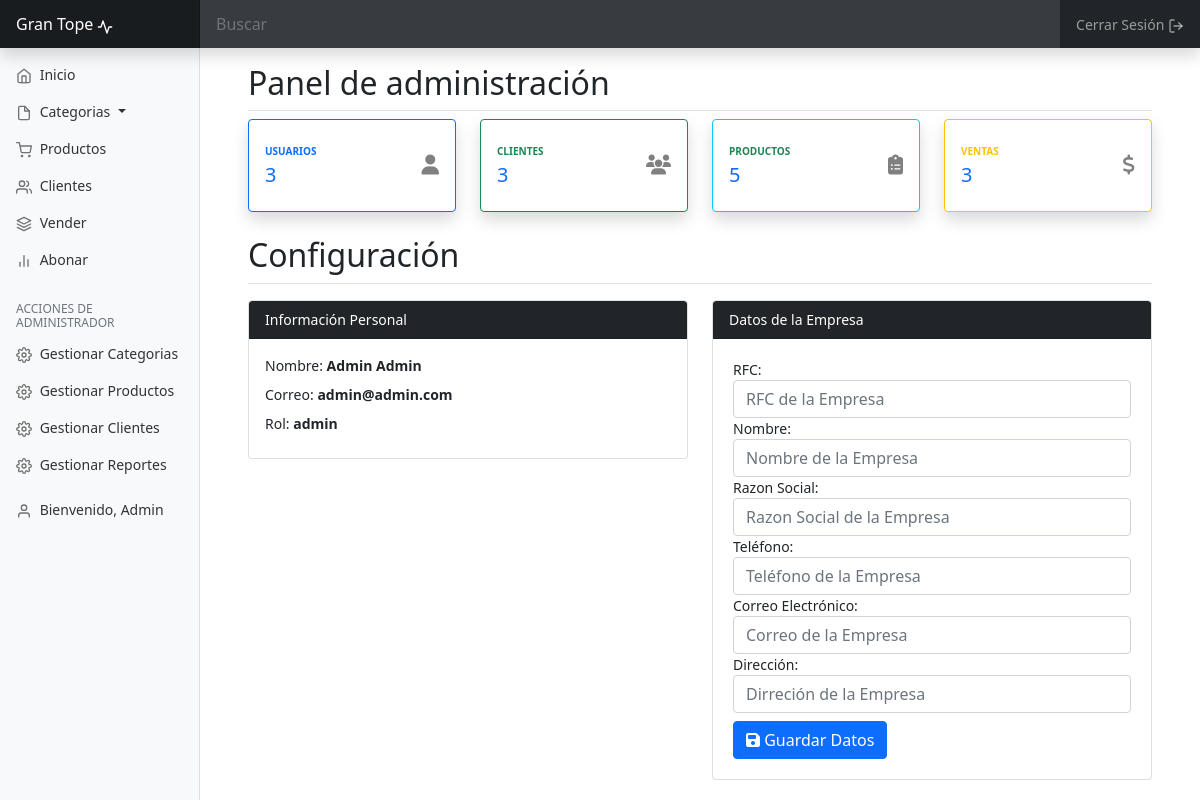
/?controller=usuario&action=index (signed in), run on the app's committed database.
### tables this page shows
CREATE TABLE `usuarios` (
  `id` int(255) NOT NULL,
  `nombre` varchar(100) NOT NULL,
  `apellidos` varchar(255) DEFAULT NULL,
  `usuario` varchar(255) DEFAULT NULL,
  `email` varchar(255) NOT NULL,
  `password` varchar(255) NOT NULL,
  `rol` varchar(20) DEFAULT NULL,
  `imagen` varchar(255) DEFAULT NULL
);

### controllers/usuarioController.php (called while the page is built, shortened)
<?php
require_once 'models/usuario.php';
class usuarioController{
    public function index(){
       $usuario= new Usuario();
        $usuarios=$usuario->getAllUsers();
        require_once 'views/usuario/index.php';
    }
}
?>

### models/usuario.php (called while the page is built, shortened)
<?php
class Usuario{
    private $db;
    public function __construct()
    {
        $this->db=DataBase::connect();
    }
    public function getAllUsers(){
        $usuarios=$this->db->query("SELECT * FROM usuarios");
         return $usuarios;
    }
}
?>

### config/db.php (called while the page is built)
<?php
class Database{
    public static function connect(){
        $db = new mysqli('localhost', 'root', '', 'punto_venta');
        $db->query("SET NAMES 'utf8'");
        return $db;
    }
}
?>

### views/usuario/index.php (the view, shortened to what this page needs)
<?php if(isset($_SESSION['identify'])):?>
<div class="container">
<h2 class="border-bottom pb-2 ">Panel de administración</h2>
<div class="row">
<a class="col-xl-3 col-md-6 mb-4 cartas" href="#">
    <div class="card border-primary   shadow h-100 py-2">
        <div class="card-body">
            <div class="row no-gutters align-items-center">
                <div class="col mr-2">
                    <div class="text-xs font-weight-bold text-primary text-uppercase mb-1">Usuarios</div>
<?php $totalUsuarios=0; while($user=$usuarios->fetch_object()):
$totalUsuarios++;?>
<?php endwhile;?>
                    <div class="h5 mb-0 font-weight-bold text-gray-800"><?php echo $totalUsuarios;?></div>
                </div>
                <div class="col-auto">
                <i class="fas fa-user fa-2x"></i>
                </div>
            </div>
        </div>
    </div>
</a>
<a class="col-xl-3 col-md-6 mb-4 cartas" href="?controller=cliente&action=todos">
    <div class="card border-success shadow h-100 py-2">
        <div class="card-body">
            <div class="row no-gutters align-items-center">
                <div class="col mr-2">
                    <div class="text-xs font-weight-bold text-success text-uppercase mb-1">Clientes</div>
<?php $totalClientes=0; while($cust=$custumers->fetch_object()):
$totalClientes++;?>
<?php endwhile;?>
                    <div class="h5 mb-0 font-weight-bold text-gray-800"><?php echo $totalClientes;?></div>
                </div>
                <div class="col-auto">
                <i class="fas fa-users fa-2x"></i>
                </div>
            </div>
        </div>
    </div>
</a>
<a class="col-xl-3 col-md-6 mb-4 cartas" href="?controller=producto&action=index">
    <div class="card border-info shadow h-100 py-2">
        <div class="card-body">
            <div class="row no-gutters align-items-center">
                <div class="col mr-2">
                    <div class="text-xs font-weight-bold text-success text-uppercase mb-1">Productos</div>
<?php $totalProductos=0; while($pro=$products->fetch_object()):
$totalProductos++;?>
<?php endwhile;?>
                    <div class="h5 mb-0 font-weight-bold text-gray-800"><?php echo $totalProductos;?></div>
                </div>
                <div class="col-auto">
                <i class="fas fa-clipboard-list fa-2x"></i>
                </div>
            </div>
        </div>
    </div>
</a>
<a class="col-xl-3 col-md-6 mb-4 cartas" href="?controller=venta&action=ventas">
    <div class="card border-warning shadow h-100 py-2">
        <div class="card-body">
            <div class="row no-gutters align-items-center">
                <div class="col mr-2">
                    <div class="text-xs font-weight-bold text-warning text-uppercase mb-1">Ventas</div>
                    <?php $totalVentas=0; while($pro=$sales->fetch_object()):
$totalVentas++;?>
<?php endwhile;?>
                    <div class="h5 mb-0 font-weight-bold text-gray-800"><?php echo $totalVentas;?></div>
                </div>
                <div class="col-auto">
                <i class="fas fa-dollar-sign fa-2x"></i>
                </div>
            </div>
        </div>
    </div>
</a>
</div>
<h2 class="border-bottom pb-2 ">Configuración</h2>
<div class="row">
		<div class="col-lg-6 mt-2">
			<div class="card">
				<div class="card-header bg-dark text-white">
					Información Personal
				</div>
				<div class="card-body">
					<div class="form-group pb-2">
						<label>Nombre: <strong><?=$_SESSION['identify']->nombre?> <?=$_SESSION['identify']->apellidos?></strong></label>
					</div>
					<div class="form-group pb-2">
						<label>Correo: <strong><?=$_SESSION['identify']->email?></strong></label>
					</div>
					<div class="form-group pb-2">
						<label>Rol: <strong><?=$_SESSION['identify']->rol?></strong></label>
					</div>
				</div>
			</div>
		</div>
			<div class="col-lg-6 mt-2">
				<div class="card">
					<div class="card-header bg-dark text-white ">
						Datos de la Empresa
					</div>
					<div class="card-body">
						<form action="empresa.php" method="post" id="frmEmpresa" class="p-1">
							<div class="form-group">
								<label>RFC:</label>
								<input type="text" name="txtDni" value="" id="txtDni" placeholder="RFC de la Empresa" required class="form-control">
							</div>
							<div class="form-group">
								<label>Nombre:</label>
								<input type="text" name="txtNombre" class="form-control" value="" id="txtNombre" placeholder="Nombre de la Empresa" required class="form-control">
							</div>
							<div class="form-group">
								<label>Razon Social:</label>
								<input type="text" name="txtRSocial" class="form-control" value="" id="txtRSocial" placeholder="Razon Social de la Empresa">
							</div>
							<div class="form-group">
								<label>Teléfono:</label>
								<input type="phone" name="txtTelEmpresa" class="form-control" value="" id="txtTelEmpresa" placeholder="Teléfono de la Empresa" required>
							</div>
							<div class="form-group">
								<label>Correo Electrónico:</label>
								<input type="email" name="txtEmailEmpresa" class="form-control" value="" id="txtEmailEmpresa" placeholder="Correo de la Empresa" required>
							</div>
							<div class="form-group">
								<label>Dirección:</label>
								<input type="text" name="txtDirEmpresa" class="form-control" value="" id="txtDirEmpresa" placeholder="Dirreción de la Empresa" required>
							</div>
							<div>
								<button type="submit" class="btn btn-primary btnChangePass mt-2"><i class="fas fa-save"></i> Guardar Datos</button>
							</div>
						</form>
					</div>
				</div>
			</div>
	</div>
</div>
<?php endif;?>

### data on the page
usuarios: nombre "Admin", apellidos "Admin", email "admin@admin.com", rol "admin"

### other printed values
$_SESSION['identify']->nombre "Admin"
$totalUsuarios "3"
$totalClientes "3"
$totalProductos "5"
$totalVentas "3"
